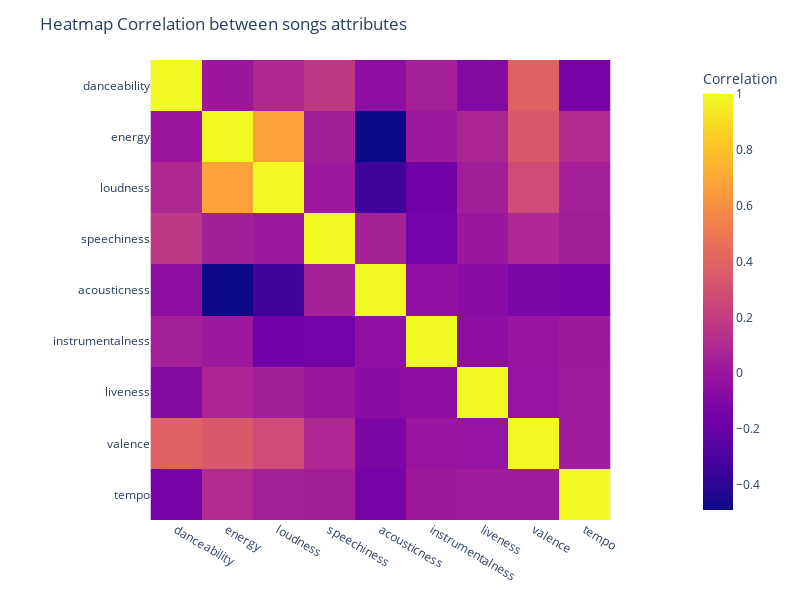

Here is the notebook cell this chart was saved with:
### Code cell
correlation = df_songs[['danceability', 'energy', 'loudness', 'speechiness', 'acousticness', 'instrumentalness', 'liveness', 'valence', 'tempo']]
correlation = correlation.corr(method='spearman')
fig = px.imshow(
    correlation,
    labels = dict(
        color="Correlation"
        )
    )
fig.update_layout(
    title_text='Heatmap Correlation between songs attributes',
    height = 600,
    width = 800,
)
fig.show()

### Figure 1 — Plotly figure (JSON) as saved in the notebook; plotly's stock layout.template omitted (floating-point values rounded to 4 significant figures)
{"data": [{"coloraxis": "coloraxis", "hovertemplate": "x: %{x}<br>y: %{y}<br>Correlation: %{z}<extra></extra>", "name": "0", "type": "heatmap", "x": ["danceability", "energy", "loudness", "speechiness", "acousticness", "instrumentalness", "liveness", "valence", "tempo"], "xaxis": "x", "y": ["danceability", "energy", "loudness", "speechiness", "acousticness", "instrumentalness", "liveness", "valence", "tempo"], "yaxis": "y", "z": [[1, 0.006797, 0.09434, 0.1768, -0.05474, 0.04732, -0.08912, 0.39, -0.1405], [0.006797, 1, 0.6815, 0.04251, -0.4898, 0.01435, 0.08155, 0.3455, 0.1069], [0.09434, 0.6815, 1, 0.01503, -0.3487, -0.17, 0.04142, 0.2772, 0.04923], [0.1768, 0.04251, 0.01503, 1, 0.05509, -0.1536, 0.0008441, 0.09228, 0.04038], [-0.05474, -0.4898, -0.3487, 0.05509, 1, -0.04637, -0.06808, -0.1135, -0.134], [0.04732, 0.01435, -0.17, -0.1536, -0.04637, 1, -0.05511, -0.01051, 0.01798], [-0.08912, 0.08155, 0.04142, 0.0008441, -0.06808, -0.05511, 1, -0.02457, 0.02829], [0.39, 0.3455, 0.2772, 0.09228, -0.1135, -0.01051, -0.02457, 1, 0.02071], [-0.1405, 0.1069, 0.04923, 0.04038, -0.134, 0.01798, 0.02829, 0.02071, 1]]}], "layout": {"coloraxis": {"colorbar": {"title": {"text": "Correlation"}}, "colorscale": [[0, "#0d0887"], [0.1111, "#46039f"], [0.2222, "#7201a8"], [0.3333, "#9c179e"], [0.4444, "#bd3786"], [0.5556, "#d8576b"], [0.6667, "#ed7953"], [0.7778, "#fb9f3a"], [0.8889, "#fdca26"], [1, "#f0f921"]]}, "height": 600, "margin": {"t": 60}, "title": {"text": "Heatmap Correlation between songs attributes"}, "width": 800, "xaxis": {"anchor": "y", "constrain": "domain", "domain": [0, 1], "scaleanchor": "y"}, "yaxis": {"anchor": "x", "autorange": "reversed", "constrain": "domain", "domain": [0, 1]}}}
